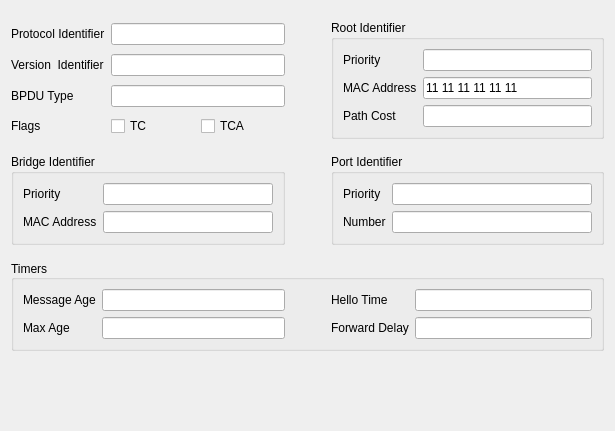
<?xml version="1.0" encoding="UTF-8"?>
<ui version="4.0">
 <class>Stp</class>
 <widget class="QWidget" name="Stp">
  <property name="geometry">
   <rect>
    <x>0</x>
    <y>0</y>
    <width>615</width>
    <height>431</height>
   </rect>
  </property>
  <property name="windowTitle">
   <string>Form</string>
  </property>
  <layout class="QVBoxLayout" name="verticalLayout_4">
   <item>
    <layout class="QHBoxLayout" name="horizontalLayout_2">
     <property name="topMargin">
      <number>9</number>
     </property>
     <item>
      <layout class="QGridLayout" name="gridLayout_5">
       <item row="0" column="0" colspan="2">
        <widget class="QLabel" name="label_22">
         <property name="text">
          <string>Protocol Identifier</string>
         </property>
         <property name="alignment">
          <set>Qt::AlignLeading|Qt::AlignLeft|Qt::AlignVCenter</set>
         </property>
        </widget>
       </item>
       <item row="0" column="2">
        <widget class="QLineEdit" name="ui_protocol_id">
         <property name="enabled">
          <bool>true</bool>
         </property>
         <property name="inputMask">
          <string/>
         </property>
         <property name="text">
          <string/>
         </property>
         <property name="maxLength">
          <number>5</number>
         </property>
         <property name="cursorPosition">
          <number>0</number>
         </property>
        </widget>
       </item>
       <item row="1" column="0" colspan="2">
        <widget class="QLabel" name="label_24">
         <property name="text">
          <string>Version  Identifier</string>
         </property>
         <property name="alignment">
          <set>Qt::AlignLeading|Qt::AlignLeft|Qt::AlignVCenter</set>
         </property>
         <property name="buddy">
          <cstring>ui_version_id</cstring>
         </property>
        </widget>
       </item>
       <item row="1" column="2">
        <widget class="QLineEdit" name="ui_version_id">
         <property name="enabled">
          <bool>true</bool>
         </property>
         <property name="inputMask">
          <string/>
         </property>
         <property name="text">
          <string/>
         </property>
         <property name="maxLength">
          <number>3</number>
         </property>
         <property name="cursorPosition">
          <number>0</number>
         </property>
        </widget>
       </item>
       <item row="2" column="2">
        <widget class="QLineEdit" name="ui_bpdu_type">
         <property name="inputMask">
          <string/>
         </property>
         <property name="text">
          <string/>
         </property>
         <property name="maxLength">
          <number>3</number>
         </property>
        </widget>
       </item>
       <item row="2" column="0" colspan="2">
        <widget class="QLabel" name="label_27">
         <property name="text">
          <string>BPDU Type</string>
         </property>
         <property name="alignment">
          <set>Qt::AlignLeading|Qt::AlignLeft|Qt::AlignVCenter</set>
         </property>
        </widget>
       </item>
       <item row="3" column="2">
        <layout class="QHBoxLayout" name="horizontalLayout">
         <property name="sizeConstraint">
          <enum>QLayout::SetDefaultConstraint</enum>
         </property>
         <item>
          <widget class="QCheckBox" name="ui_flags_tc_check">
           <property name="sizePolicy">
            <sizepolicy hsizetype="Preferred" vsizetype="Preferred">
             <horstretch>0</horstretch>
             <verstretch>0</verstretch>
            </sizepolicy>
           </property>
           <property name="text">
            <string>TC</string>
           </property>
          </widget>
         </item>
         <item>
          <widget class="QCheckBox" name="ui_flags_tca_check">
           <property name="text">
            <string>TCA</string>
           </property>
          </widget>
         </item>
        </layout>
       </item>
       <item row="3" column="0" colspan="2">
        <widget class="QLabel" name="label">
         <property name="layoutDirection">
          <enum>Qt::LeftToRight</enum>
         </property>
         <property name="text">
          <string>Flags</string>
         </property>
        </widget>
       </item>
      </layout>
     </item>
     <item>
      <spacer name="horizontalSpacer_3">
       <property name="orientation">
        <enum>Qt::Horizontal</enum>
       </property>
       <property name="sizeType">
        <enum>QSizePolicy::Fixed</enum>
       </property>
       <property name="sizeHint" stdset="0">
        <size>
         <width>40</width>
         <height>20</height>
        </size>
       </property>
      </spacer>
     </item>
     <item>
      <widget class="QGroupBox" name="groupBox">
       <property name="title">
        <string>Root Identifier</string>
       </property>
       <layout class="QVBoxLayout" name="verticalLayout">
        <property name="leftMargin">
         <number>9</number>
        </property>
        <property name="rightMargin">
         <number>9</number>
        </property>
        <item>
         <layout class="QGridLayout" name="gridLayout_3">
          <item row="1" column="1">
           <widget class="QLineEdit" name="ui_root_id">
            <property name="sizePolicy">
             <sizepolicy hsizetype="Preferred" vsizetype="Preferred">
              <horstretch>0</horstretch>
              <verstretch>0</verstretch>
             </sizepolicy>
            </property>
            <property name="inputMask">
             <string>&gt;HH HH HH HH HH HH</string>
            </property>
            <property name="text">
             <string>11 11 11 11 11 11</string>
            </property>
            <property name="cursorPosition">
             <number>17</number>
            </property>
           </widget>
          </item>
          <item row="0" column="0">
           <widget class="QLabel" name="label_11">
            <property name="text">
             <string>Priority</string>
            </property>
           </widget>
          </item>
          <item row="0" column="1">
           <widget class="QLineEdit" name="ui_root_id_priority">
            <property name="inputMask">
             <string/>
            </property>
            <property name="maxLength">
             <number>5</number>
            </property>
           </widget>
          </item>
          <item row="1" column="0">
           <widget class="QLabel" name="label_13">
            <property name="text">
             <string>MAC Address</string>
            </property>
           </widget>
          </item>
          <item row="2" column="0">
           <widget class="QLabel" name="label_3">
            <property name="text">
             <string>Path Cost</string>
            </property>
           </widget>
          </item>
          <item row="2" column="1">
           <widget class="QLineEdit" name="ui_root_path_cost">
            <property name="sizePolicy">
             <sizepolicy hsizetype="Preferred" vsizetype="Preferred">
              <horstretch>0</horstretch>
              <verstretch>0</verstretch>
             </sizepolicy>
            </property>
            <property name="inputMask">
             <string/>
            </property>
            <property name="text">
             <string/>
            </property>
            <property name="maxLength">
             <number>10</number>
            </property>
           </widget>
          </item>
         </layout>
        </item>
       </layout>
      </widget>
     </item>
    </layout>
   </item>
   <item>
    <layout class="QHBoxLayout" name="horizontalLayout_3">
     <property name="topMargin">
      <number>9</number>
     </property>
     <property name="bottomMargin">
      <number>9</number>
     </property>
     <item>
      <widget class="QGroupBox" name="groupBox_2">
       <property name="title">
        <string>Bridge Identifier</string>
       </property>
       <layout class="QVBoxLayout" name="verticalLayout_2">
        <property name="leftMargin">
         <number>9</number>
        </property>
        <property name="rightMargin">
         <number>9</number>
        </property>
        <item>
         <layout class="QGridLayout" name="gridLayout">
          <item row="1" column="1">
           <widget class="QLineEdit" name="ui_bridge_id">
            <property name="inputMask">
             <string>&gt;HH HH HH HH HH HH</string>
            </property>
           </widget>
          </item>
          <item row="0" column="0">
           <widget class="QLabel" name="label_15">
            <property name="text">
             <string>Priority</string>
            </property>
           </widget>
          </item>
          <item row="1" column="0">
           <widget class="QLabel" name="label_17">
            <property name="text">
             <string>MAC Address</string>
            </property>
           </widget>
          </item>
          <item row="0" column="1">
           <widget class="QLineEdit" name="ui_bridge_id_priority">
            <property name="inputMask">
             <string/>
            </property>
            <property name="maxLength">
             <number>5</number>
            </property>
           </widget>
          </item>
         </layout>
        </item>
       </layout>
      </widget>
     </item>
     <item>
      <spacer name="horizontalSpacer_2">
       <property name="orientation">
        <enum>Qt::Horizontal</enum>
       </property>
       <property name="sizeType">
        <enum>QSizePolicy::Fixed</enum>
       </property>
       <property name="sizeHint" stdset="0">
        <size>
         <width>40</width>
         <height>20</height>
        </size>
       </property>
      </spacer>
     </item>
     <item>
      <widget class="QGroupBox" name="groupBox_3">
       <property name="title">
        <string>Port Identifier</string>
       </property>
       <layout class="QVBoxLayout" name="verticalLayout_3">
        <property name="leftMargin">
         <number>9</number>
        </property>
        <property name="rightMargin">
         <number>9</number>
        </property>
        <item>
         <layout class="QGridLayout" name="gridLayout_2">
          <item row="1" column="1">
           <widget class="QLineEdit" name="ui_port_id_number">
            <property name="inputMask">
             <string/>
            </property>
            <property name="maxLength">
             <number>3</number>
            </property>
           </widget>
          </item>
          <item row="1" column="0">
           <widget class="QLabel" name="label_10">
            <property name="text">
             <string>Number</string>
            </property>
           </widget>
          </item>
          <item row="0" column="0">
           <widget class="QLabel" name="label_2">
            <property name="text">
             <string>Priority</string>
            </property>
           </widget>
          </item>
          <item row="0" column="1">
           <widget class="QLineEdit" name="ui_port_id_priority">
            <property name="inputMask">
             <string/>
            </property>
            <property name="text">
             <string/>
            </property>
            <property name="maxLength">
             <number>3</number>
            </property>
           </widget>
          </item>
         </layout>
        </item>
       </layout>
      </widget>
     </item>
    </layout>
   </item>
   <item>
    <widget class="QGroupBox" name="groupBox_4">
     <property name="title">
      <string>Timers</string>
     </property>
     <property name="alignment">
      <set>Qt::AlignLeading|Qt::AlignLeft|Qt::AlignVCenter</set>
     </property>
     <property name="flat">
      <bool>false</bool>
     </property>
     <layout class="QHBoxLayout" name="horizontalLayout_4">
      <property name="rightMargin">
       <number>9</number>
      </property>
      <item>
       <layout class="QGridLayout" name="gridLayout_4">
        <property name="rightMargin">
         <number>0</number>
        </property>
        <item row="0" column="0">
         <widget class="QLabel" name="label_6">
          <property name="text">
           <string>Message Age</string>
          </property>
         </widget>
        </item>
        <item row="0" column="1">
         <widget class="QLineEdit" name="ui_message_age">
          <property name="inputMask">
           <string/>
          </property>
          <property name="text">
           <string/>
          </property>
          <property name="maxLength">
           <number>5</number>
          </property>
         </widget>
        </item>
        <item row="1" column="0">
         <widget class="QLabel" name="label_7">
          <property name="text">
           <string>Max Age</string>
          </property>
         </widget>
        </item>
        <item row="1" column="1">
         <widget class="QLineEdit" name="ui_max_age">
          <property name="inputMask">
           <string/>
          </property>
          <property name="text">
           <string/>
          </property>
          <property name="maxLength">
           <number>5</number>
          </property>
         </widget>
        </item>
       </layout>
      </item>
      <item>
       <spacer name="horizontalSpacer">
        <property name="orientation">
         <enum>Qt::Horizontal</enum>
        </property>
        <property name="sizeType">
         <enum>QSizePolicy::Fixed</enum>
        </property>
        <property name="sizeHint" stdset="0">
         <size>
          <width>40</width>
          <height>20</height>
         </size>
        </property>
       </spacer>
      </item>
      <item>
       <layout class="QGridLayout" name="gridLayout_6">
        <property name="leftMargin">
         <number>0</number>
        </property>
        <property name="rightMargin">
         <number>0</number>
        </property>
        <item row="0" column="0">
         <widget class="QLabel" name="label_8">
          <property name="text">
           <string>Hello Time</string>
          </property>
         </widget>
        </item>
        <item row="0" column="1">
         <widget class="QLineEdit" name="ui_hello_time">
          <property name="inputMask">
           <string/>
          </property>
          <property name="text">
           <string/>
          </property>
          <property name="maxLength">
           <number>5</number>
          </property>
         </widget>
        </item>
        <item row="1" column="0">
         <widget class="QLabel" name="label_9">
          <property name="text">
           <string>Forward Delay</string>
          </property>
         </widget>
        </item>
        <item row="1" column="1">
         <widget class="QLineEdit" name="ui_forward_delay">
          <property name="inputMask">
           <string/>
          </property>
          <property name="text">
           <string/>
          </property>
          <property name="maxLength">
           <number>5</number>
          </property>
         </widget>
        </item>
       </layout>
      </item>
     </layout>
     <zorder></zorder>
     <zorder>horizontalSpacer</zorder>
    </widget>
   </item>
   <item>
    <spacer name="verticalSpacer_3">
     <property name="orientation">
      <enum>Qt::Vertical</enum>
     </property>
     <property name="sizeHint" stdset="0">
      <size>
       <width>20</width>
       <height>40</height>
      </size>
     </property>
    </spacer>
   </item>
  </layout>
  <zorder>groupBox_4</zorder>
  <zorder></zorder>
  <zorder>verticalSpacer_3</zorder>
 </widget>
 <tabstops>
  <tabstop>ui_version_id</tabstop>
  <tabstop>ui_protocol_id</tabstop>
  <tabstop>ui_bpdu_type</tabstop>
 </tabstops>
 <resources/>
 <connections/>
</ui>
